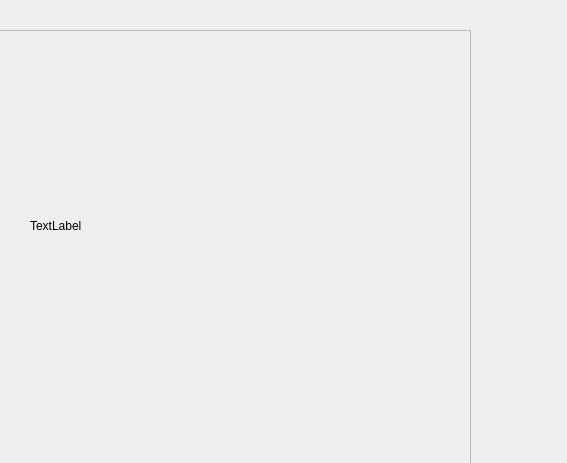
<?xml version="1.0" encoding="UTF-8"?>
<ui version="4.0">
 <class>Dialog</class>
 <widget class="QDialog" name="Dialog">
  <property name="geometry">
   <rect>
    <x>0</x>
    <y>0</y>
    <width>567</width>
    <height>463</height>
   </rect>
  </property>
  <property name="windowTitle">
   <string>Dialog</string>
  </property>
  <widget class="QFrame" name="frame">
   <property name="geometry">
    <rect>
     <x>-40</x>
     <y>30</y>
     <width>511</width>
     <height>441</height>
    </rect>
   </property>
   <property name="frameShape">
    <enum>QFrame::StyledPanel</enum>
   </property>
   <property name="frameShadow">
    <enum>QFrame::Raised</enum>
   </property>
   <widget class="QLabel" name="label">
    <property name="geometry">
     <rect>
      <x>70</x>
      <y>0</y>
      <width>491</width>
      <height>391</height>
     </rect>
    </property>
    <property name="styleSheet">
     <string notr="true">border-image: url(analysis.jpg);</string>
    </property>
    <property name="text">
     <string>TextLabel</string>
    </property>
   </widget>
  </widget>
 </widget>
 <resources>
  <include location="resana.qrc"/>
 </resources>
 <connections/>
</ui>
